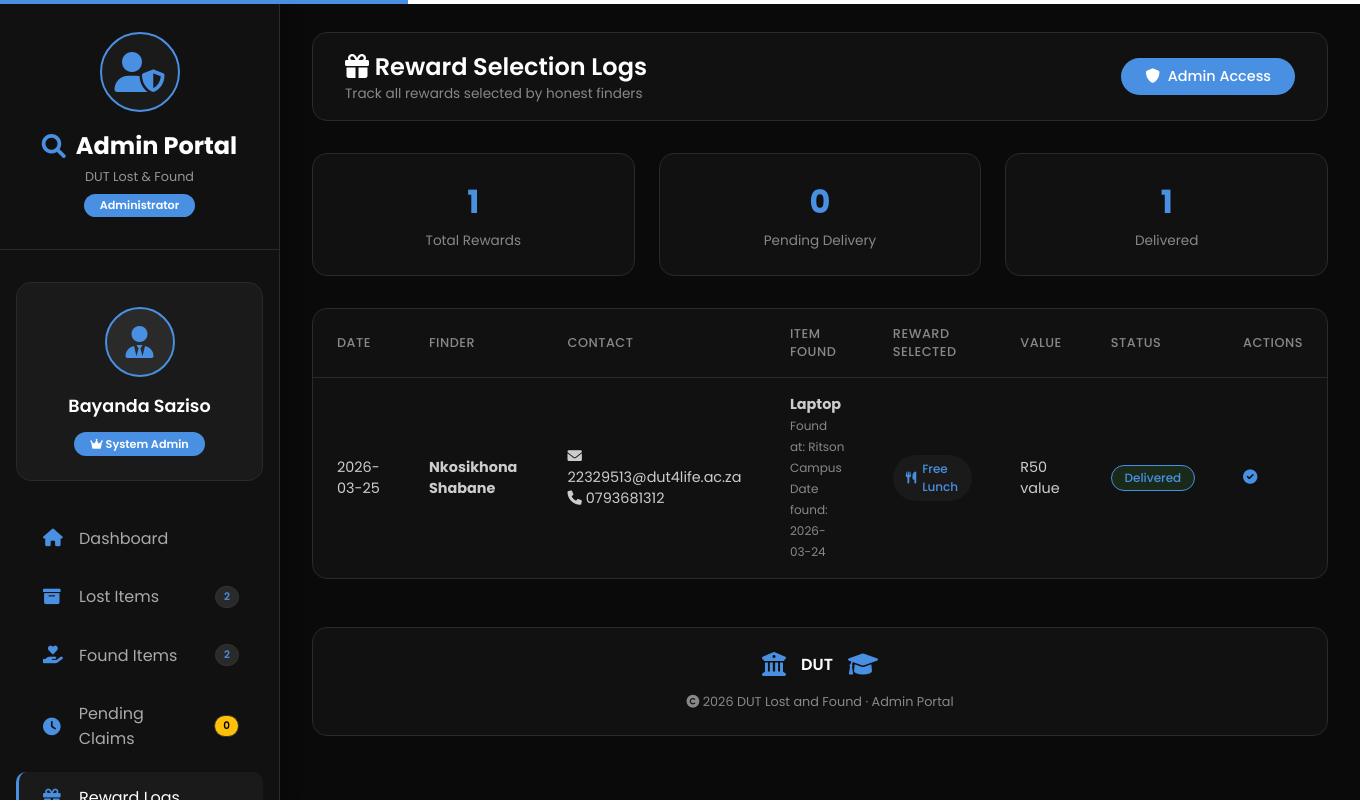
Screenshot of /admin/reward-logs (signed in) with the database file from the repository.
### tables this page shows
CREATE TABLE admin_reward_log
                 (id INTEGER PRIMARY KEY AUTOINCREMENT,
                  claim_id INTEGER NOT NULL,
                  finder_id INTEGER NOT NULL,
                  finder_name TEXT NOT NULL,
                  item_name TEXT NOT NULL,
                  reward_type TEXT NOT NULL,
                  reward_value TEXT NOT NULL,
                  selected_at TIMESTAMP NOT NULL,
                  status TEXT DEFAULT 'pending',
                  delivered_at TIMESTAMP,
                  FOREIGN KEY (claim_id) REFERENCES claims(id),
                  FOREIGN KEY (finder_id) REFERENCES users(id));

CREATE TABLE users
                 (id INTEGER PRIMARY KEY AUTOINCREMENT,
                  student_number TEXT UNIQUE NOT NULL,
                  full_name TEXT NOT NULL,
                  email TEXT UNIQUE NOT NULL,
                  id_number TEXT UNIQUE NOT NULL,
                  phone TEXT,
                  password TEXT NOT NULL,
                  role TEXT DEFAULT 'user',
                  created_at TIMESTAMP DEFAULT CURRENT_TIMESTAMP);

CREATE TABLE found_items
                 (id INTEGER PRIMARY KEY AUTOINCREMENT,
                  user_id INTEGER,
                  item_name TEXT NOT NULL,
                  category TEXT NOT NULL,
                  description TEXT NOT NULL,
                  date_found DATE NOT NULL,
                  location TEXT NOT NULL,
                  latitude REAL,
                  longitude REAL,
                  contact_name TEXT NOT NULL,
                  contact_email TEXT NOT NULL,
                  contact_phone TEXT,
                  image_path TEXT,
                  status TEXT DEFAULT 'available',
                  resolved_at TIMESTAMP,
                  resolved_by INTEGER,
                  created_at TIMESTAMP DEFAULT CURRENT_TIMESTAMP, reward_offered BOOLEAN DEFAULT 0,
                  FOREIGN KEY (user_id) REFERENCES users(id),
                  FOREIGN KEY (resolved_by) REFERENCES users(id));

### app.py (the view)
@app.route('/admin/reward-logs')
def admin_reward_logs():
    if 'user' not in session or session['user']['role'] != 'admin':
        flash("Access denied!", "danger")
        return redirect(url_for('login'))
    conn = get_db()
    now = datetime.now()
    rewards = conn.execute('''
        SELECT rl.*, u.full_name as finder_name, u.email as finder_email, u.phone as finder_phone,
               fi.item_name, fi.location as found_location, fi.date_found
        FROM admin_reward_log rl
        JOIN users u ON rl.finder_id = u.id
        JOIN found_items fi ON rl.item_name = fi.item_name
        ORDER BY rl.selected_at DESC
        LIMIT 100
    ''').fetchall()
    total_rewards = conn.execute("SELECT COUNT(*) as count FROM admin_reward_log").fetchone()['count']
    pending_rewards = conn.execute("SELECT COUNT(*) as count FROM admin_reward_log WHERE status = 'pending'").fetchone()['count']
    delivered_rewards = conn.execute("SELECT COUNT(*) as count FROM admin_reward_log WHERE status = 'delivered'").fetchone()['count']
    total_lost = conn.execute("SELECT COUNT(*) as count FROM lost_items").fetchone()['count']
    total_found = conn.execute("SELECT COUNT(*) as count FROM found_items").fetchone()['count']
    pending_claims = conn.execute("SELECT COUNT(*) as count FROM claims WHERE status = 'pending'").fetchone()['count']
    resolved_count = conn.execute("SELECT COUNT(*) as count FROM item_history").fetchone()['count']
    conn.close()
    return render_template('admin_reward_logs.html',
                         user=session['user'],
                         rewards=[dict(r) for r in rewards],
                         total_rewards=total_rewards,
                         pending_rewards=pending_rewards,
                         delivered_rewards=delivered_rewards,
                         total_lost=total_lost,
                         total_found=total_found,
                         pending_claims=pending_claims,
                         resolved_count=resolved_count,
                         now=now)

### app.py (called while the page is built)
def get_db():
    conn = sqlite3.connect('lost_and_found.db')
    conn.row_factory = sqlite3.Row
    return conn

### templates/admin_reward_logs.html (shortened to what this page needs)
<!DOCTYPE html>
<html lang="en">
<head>
    <link rel="stylesheet" href="https://cdnjs.cloudflare.com/ajax/libs/font-awesome/6.0.0-beta3/css/all.min.css">
</head>
<body>
    <div class="dashboard-container">
        <div class="sidebar">
            <div class="sidebar-header">
                <div class="admin-logo">
                    <i class="fas fa-user-shield"></i>
                </div>
                <h2>
                    <i class="fas fa-search"></i>
                    <span>Admin Portal</span>
                </h2>
                <p>DUT Lost & Found</p>
                <div class="admin-badge-sidebar">Administrator</div>
            </div>
            <div class="admin-info">
                <div class="admin-avatar">
                    <i class="fas fa-user-tie"></i>
                </div>
                <div class="name">{{ user.full_name }}</div>
                <div class="role-badge">
                    <i class="fas fa-crown"></i> System Admin
                </div>
            </div>
            <ul class="nav-menu">
                <li class="nav-item">
                    <a href="/admin/dashboard" class="nav-link">
                        <i class="fas fa-home"></i>
                        <span>Dashboard</span>
                    </a>
                </li>
                <li class="nav-item">
                    <a href="/admin/lost-items" class="nav-link">
                        <i class="fas fa-archive"></i>
                        <span>Lost Items</span>
                        <span class="badge">{{ total_lost }}</span>
                    </a>
                </li>
                <li class="nav-item">
                    <a href="/admin/found-items" class="nav-link">
                        <i class="fas fa-hand-holding-heart"></i>
                        <span>Found Items</span>
                        <span class="badge">{{ total_found }}</span>
                    </a>
                </li>
                <li class="nav-item">
                    <a href="/admin/pending-claims" class="nav-link">
                        <i class="fas fa-clock"></i>
                        <span>Pending Claims</span>
                        <span class="badge" style="background: #ffc107; color: #000;">{{ pending_claims }}</span>
                    </a>
                </li>
                <li class="nav-item">
                    <a href="/admin/reward-logs" class="nav-link active">
                        <i class="fas fa-gift"></i>
                        <span>Reward Logs</span>
                    </a>
                </li>
            </ul>
        </div>
        <div class="main-content">
            <div class="top-bar">
                <div class="page-title">
                    <h1><i class="fas fa-gift"></i> Reward Selection Logs</h1>
                    <p>Track all rewards selected by honest finders</p>
                </div>
                <div class="admin-badge">
                    <i class="fas fa-shield-alt"></i> Admin Access
                </div>
            </div>
            <div class="stats-grid">
                <div class="stat-card">
                    <div class="stat-value">{{ total_rewards }}</div>
                    <div class="stat-label">Total Rewards</div>
                </div>
                <div class="stat-card">
                    <div class="stat-value">{{ pending_rewards }}</div>
                    <div class="stat-label">Pending Delivery</div>
                </div>
                <div class="stat-card">
                    <div class="stat-value">{{ delivered_rewards }}</div>
                    <div class="stat-label">Delivered</div>
                </div>
            </div>
            <div class="table-responsive">
                <table>
                    <thead>
                        <tr>
                            <th>Date</th>
                            <th>Finder</th>
                            <th>Contact</th>
                            <th>Item Found</th>
                            <th>Reward Selected</th>
                            <th>Value</th>
                            <th>Status</th>
                            <th>Actions</th>
                        </tr>
                    </thead>
                    <tbody>
                        {% if rewards %}
                            {% for reward in rewards %}
                            <tr>
                                <td>{{ reward.selected_at[:10] }}</td>
                                <td>
                                    <strong>{{ reward.finder_name }}</strong>
                                </td>
                                <td>
                                    <i class="fas fa-envelope"></i> {{ reward.finder_email }}<br>
                                    {% if reward.finder_phone %}
                                    <i class="fas fa-phone"></i> {{ reward.finder_phone }}
                                    {% endif %}
                                </td>
                                <td>
                                    <strong>{{ reward.item_name }}</strong><br>
                                    <small style="color: #888888;">Found at: {{ reward.found_location }}</small><br>
                                    <small style="color: #888888;">Date found: {{ reward.date_found }}</small>
                                </td>
                                <td>
                                    {% if 'Free Lunch' in reward.reward_type %}
                                        <span class="reward-badge reward-free-lunch">
                                            <i class="fas fa-utensils"></i> Free Lunch
                                        </span>
                                    {% elif 'Cash' in reward.reward_type %}
                                        <span class="reward-badge reward-cash">
                                            <i class="fas fa-money-bill-wave"></i> Cash Voucher
                                        </span>
                                    {% else %}
                                        <span class="reward-badge reward-miracle">
                                            <i class="fas fa-gift"></i> Miracle Box
                                        </span>
                                    {% endif %}
                                </td>
                                <td>{{ reward.reward_value }}</td>
                                <td>
                                    <span class="status-badge {% if reward.status == 'pending' %}status-pending{% else %}status-delivered{% endif %}">
                                        {{ reward.status|capitalize }}
                                    </span>
                                </td>
                                <td>
                                    {% if reward.status == 'pending' %}
                                    <form method="POST" action="/admin/mark-reward-delivered/{{ reward.id }}" style="display: inline;">
                                        <button type="submit" class="btn-icon" title="Mark as Delivered" onclick="return confirm('Mark this reward as delivered? The finder will be notified.')">
                                            <i class="fas fa-check-circle"></i>
                                        </button>
                                    </form>
                                    {% else %}
                                    <span style="color: #4a90e2;">
                                        <i class="fas fa-check-circle"></i>
                                    </span>
                                    {% endif %}
                                </td>
                            </tr>
                            {% endfor %}
                        {% endif %}
                    </tbody>
                </table>
            </div>
            <div class="dut-footer">
                <div style="display: flex; align-items: center; justify-content: center; gap: 15px; margin-bottom: 1rem;">
                    <i class="fas fa-university" style="font-size: 1.5rem; color: #4a90e2;"></i>
                    <span style="font-weight: 600; font-size: 1rem; color: #ffffff;">DUT</span>
                    <i class="fas fa-graduation-cap" style="font-size: 1.5rem; color: #4a90e2;"></i>
                </div>
                <p><i class="fas fa-copyright"></i> 2026 DUT Lost and Found · Admin Portal</p>
            </div>
        </div>
    </div>
</body>
</html>

### rows the page displays
admin_reward_log: selected_at "2026-03-25", finder_name "Nkosikhona Shabane", finder_email "22329513@dut4life.ac.za", finder_phone "0793681312", item_name "Laptop", found_location "Ritson Campus", date_found "2026-03-24", shows "Free Lunch", reward_value "R50 value", status "Delivered"

### other values shown
{{ user.full_name }} "Bayanda Saziso"
{{ total_lost }} "2"
{{ total_found }} "2"
{{ pending_claims }} "0"
{{ total_rewards }} "1"
{{ pending_rewards }} "0"
{{ delivered_rewards }} "1"
